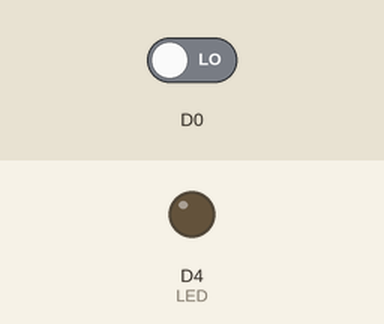
A sketch run on a simulated ESP8266 (NodeMCU). Shown: output pins drawn as LEDs (lit = HIGH). Inputs (shaded band) come from the test bench; at power-on: D0 LOW. What the sketch prints to the serial monitor is not drawn.

Above: at 1.2 s.
1.3 s: D0 driven HIGH
At 2.5 s:
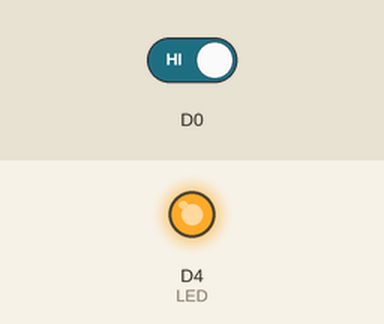
2.8 s: D0 driven LOW
At 4.2 s:
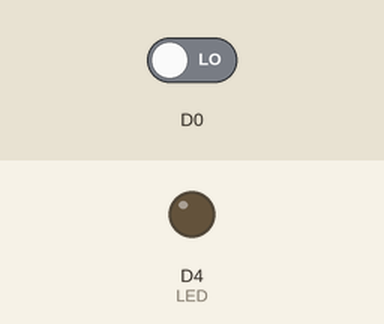
Timing chart, 0 to 5.8 s (numbered marks = the images above; inputs shaded):
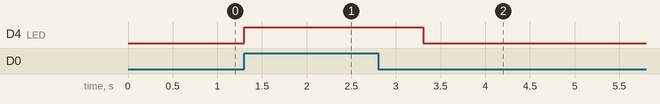

The sketch:

passive_infrared_sensor_FOR_MOTION.ino
```cpp
int LED =2;
  uint8_t led = D0;


void setup() {
  pinMode(D0,INPUT);
  pinMode(LED,OUTPUT);
  Serial.begin(9600);

}

void loop() {
 int sensorvalue = digitalRead(D0);
 Serial.println(sensorvalue);

 if (sensorvalue== HIGH){
  digitalWrite(LED,HIGH);
 delay(1000);
 }

 else
 {
  digitalWrite(LED,LOW);
 }


}
```

Measured:
- after the input at 1.3 s, D4 (LED): LOW → HIGH at once
- after the input at 2.8 s, D4 (LED): HIGH → LOW after 0.50 s
